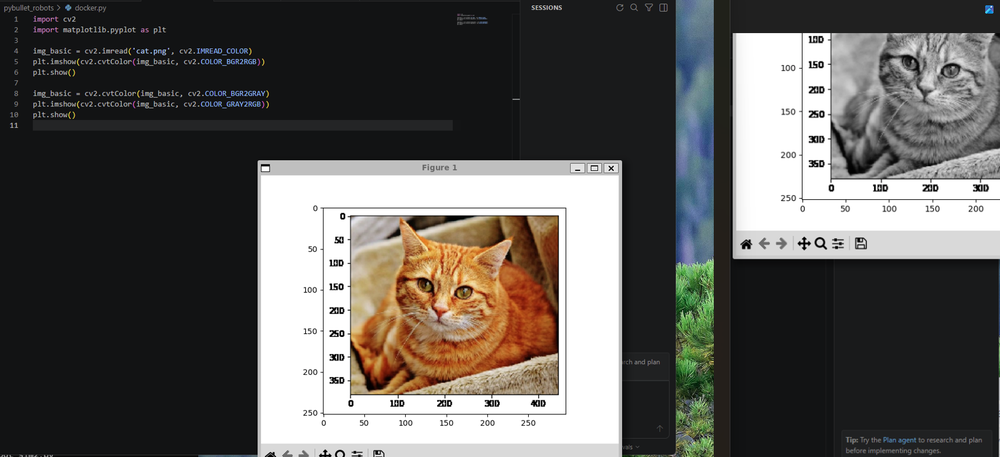
#> input picture img/week10/open_cv.png, 1000 x 457 px, shrunk from 1691 x 773 before the run
$ python opencv_color_demo.py
#> lines starting #> are read from the running program, lines starting #| are printed output that depends on the picture
#!/usr/bin/env python3
"""Week 10 OpenCV color-space experiment.

The script reads an image, converts BGR to RGB and GRAY, and saves a side-by-side
result. It is written so the same file can be run locally, in WSL, or inside a
Docker ROS2 desktop container.
"""

from __future__ import annotations

from pathlib import Path


def main() -> None:
    try:
        import cv2
        import matplotlib.pyplot as plt
    except ImportError as exc:
        raise SystemExit("Install dependencies first: pip3 install opencv-python matplotlib") from exc

    root = Path(__file__).resolve().parents[1]
    image_path = root / "img" / "week10" / "open_cv.png"
    output_path = Path(__file__).with_name("opencv_color_result.png")

    img_bgr = cv2.imread(str(image_path))
#> img_bgr is the input picture: shape (457, 1000, 3); mean B, G, R 86.6, 89.5, 91.8
    if img_bgr is None:
        raise SystemExit(f"Could not read image: {image_path}")

    img_rgb = cv2.cvtColor(img_bgr, cv2.COLOR_BGR2RGB)
    img_gray = cv2.cvtColor(img_bgr, cv2.COLOR_BGR2GRAY)
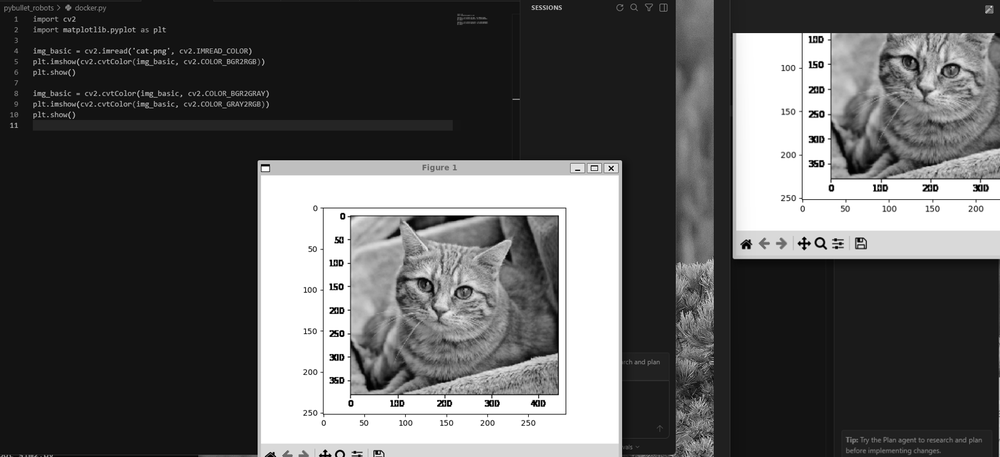
#> img_gray: shape (457, 1000); min 0, max 255, mean 90

    fig, axes = plt.subplots(1, 3, figsize=(12, 4))
    axes[0].imshow(img_bgr)
    axes[0].set_title("Raw BGR shown as RGB")
    axes[1].imshow(img_rgb)
    axes[1].set_title("BGR -> RGB")
    axes[2].imshow(img_gray, cmap="gray")
    axes[2].set_title("BGR -> GRAY")

    for ax in axes:
        ax.axis("off")

    fig.tight_layout()
    fig.savefig(output_path, dpi=160)
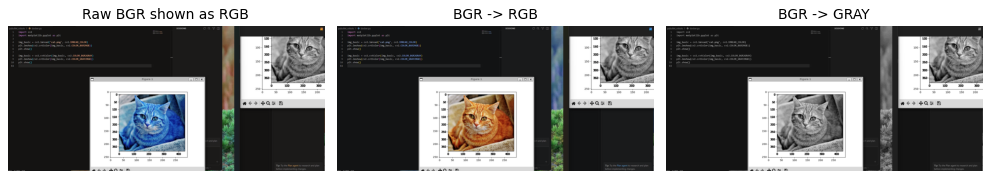
#> figure drawn by matplotlib, 3 panels; B, G, R data is drawn as R, G, B
    print(f"Saved result to {output_path}")


if __name__ == "__main__":
    main()

$ run again, with week6/image.png copied over img/week10/open_cv.png
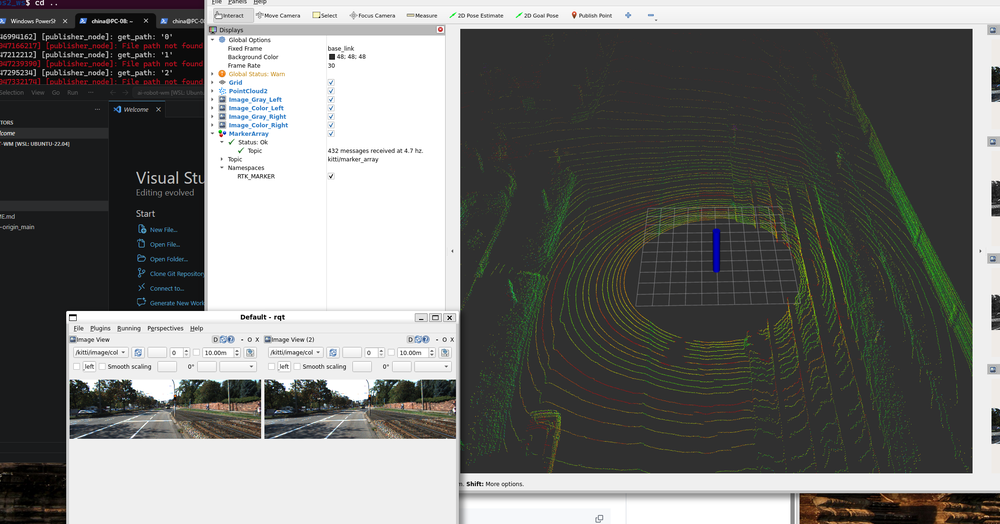
#> input picture week6/image.png, 1000 x 524 px, shrunk from 2114 x 1107 before the run
#> in main, img_bgr is the input picture: shape (524, 1000, 3); mean B, G, R 115.2, 117.6, 117.1
#> in main, `img_gray = cv2.cvtColor(img_bgr, cv2.COLOR_BGR2GRAY)`:
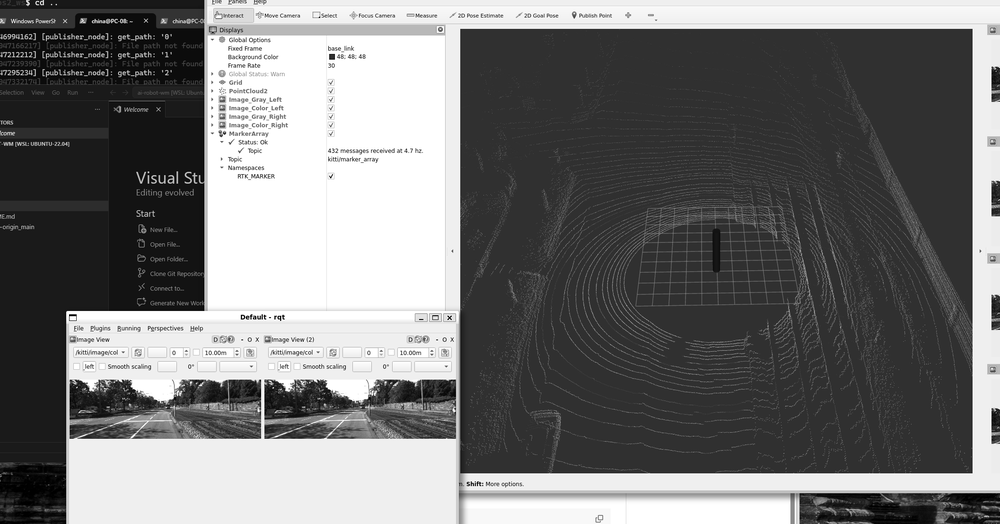
#> img_gray: shape (524, 1000); min 0, max 255, mean 117.2
#> in main, `fig.savefig(output_path, dpi=160)`:
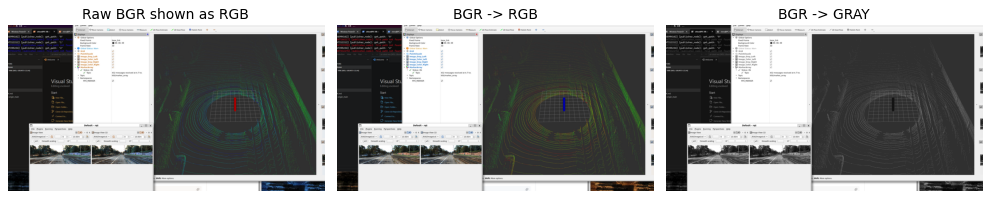
#> figure drawn by matplotlib, 3 panels; B, G, R data is drawn as R, G, B
